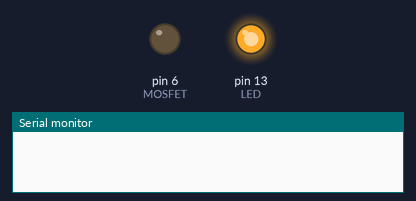
A sketch run on a simulated Arduino Uno, built with avr-gcc and run on an emulated ATmega328P. On the bench: output pins drawn as LEDs (lit = HIGH), the last lines printed to the serial monitor. Sleep ends after the set time or at an interrupt. At 1.4 s the program stops and its outputs stay as they are.

Above: at 0.05 s.
At 0.4 s:
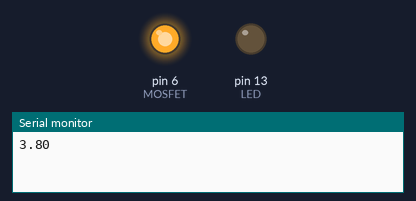
Timing chart, 0 to 1.9 s (numbered marks = the images above):
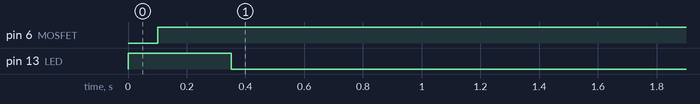

Measured:
- by itself, pin 6 (MOSFET): LOW → HIGH at 0.10 s
- by itself, pin 13 (LED): HIGH → LOW at 0.35 s

The sketch:

Low_voltage_code.ino
```cpp
#include <avr/sleep.h>
/*
 * Notes: MOSFET OFF: current will flow
 * MOSFET ON: current will not flow
 * Pin A3: read voltage input
 * Pin 6: connected to MOSFET, toggle it on and off to control current flow
 * Battery pack rated approx 9.2V
 * 7.4V nominal voltage, not 3.2V, its not per cell but battery as a whole
*/
#define VINPIN A3
#define MOSFET 6
#define LED 13

/////////////////////////////////////////////////////////////////
const double systemVoltage = 7.6;
double limit = 7.2;
/////////////////////////////////////////////////////////////////

double val = 0;
double voltageIn = 0;
bool flag = false;

void setup() {
  pinMode(MOSFET,OUTPUT);
  pinMode(LED, OUTPUT);
  digitalWrite(LED,HIGH);
  Serial.begin(9600);
}

void loop() {
  val = analogRead(VINPIN);
  voltageIn = (val * systemVoltage) / 1023; //
  delay(50);

  if(voltageIn <= limit){
    flag = true;
    delay(50);
  }

  mosfet_control(flag);
  delay(100);
  Serial.println(voltageIn);
  delay(100);

  if(flag == true){
    Sleep();
  }
}

void mosfet_control(bool flag){
    if(flag == true){
      digitalWrite(MOSFET, HIGH);
      delay(50);
    }
    else if (flag == false){
      digitalWrite(MOSFET, LOW);
      delay(50);
    }
}

void Sleep(){
  digitalWrite(LED,LOW);  //indicates sleep mode has been entered
  delay(1000);
  sleep_enable();
  set_sleep_mode(SLEEP_MODE_PWR_DOWN);  //sets the sleep mode, which is full sleep
  sleep_cpu();  //activates sleep mode
}
```
